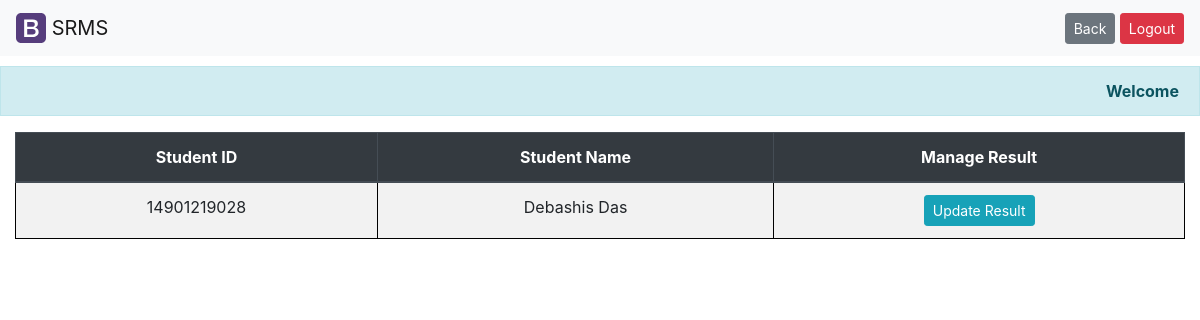
/teacher/dashboard.php, run on an earlier commit of the app's database.
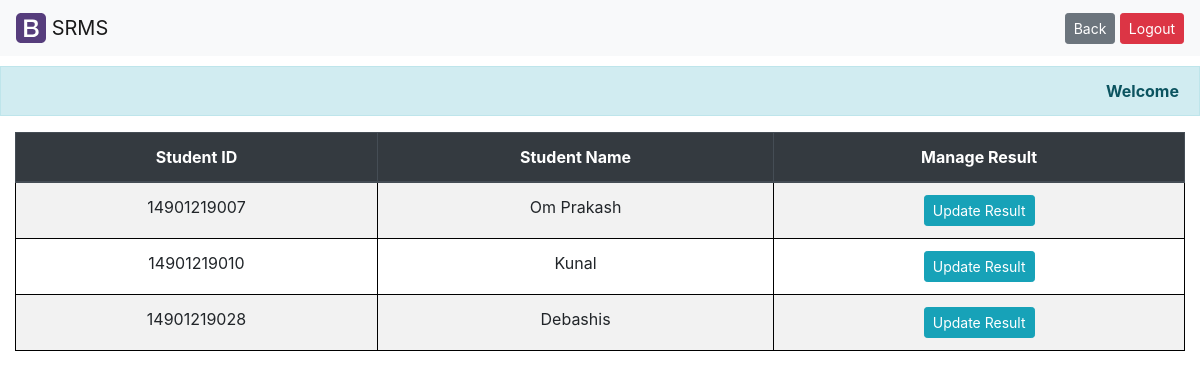
And on a later commit of the database.
### tables this page shows
create table stu_details ( roll bigint, course varchar(10), email varchar(50),  name varchar(50), password varchar(50));

### teacher/dashboard.php (the view, shortened to what this page needs)
<!DOCTYPE html>
<html lang="en">
<head>
	<link rel="stylesheet" href="https://cdn.jsdelivr.net/npm/bootstrap@4.6.1/dist/css/bootstrap.min.css">
</head>
<body>
	<?php include_once("nav.php"); ?>
	<div class="alert alert-info"><strong>Welcome <?php  ?></strong></div>
	<div class="container" style="max-width: 100% !important;">
		<div class="table-responsive">
		    <table class="table table-bordered table-striped table-hover table-condensed">
		    	<thead class="thead-dark">
		    		<tr><th>Student ID</th><th>Student Name</th><th>Manage Result</th></tr>
		    	</thead>
				<tbody>
				<?php
					include_once("../common/super_common.php");
					$result = mysqli_query($con,"select * from stu_details");
					while($row=mysqli_fetch_assoc($result))
					{
						echo "<tr>
							<td>".$row['roll']."</td>
							<td>".$row['name']."</td>
							<td><a href='moredetails.php?roll=".$row['roll']."' class='btn btn-info btn-sm' >Update Result</a></td>
						</tr>";
					}
				?>
				</tbody>
			</table>
		</div>
	</div>
</body>
</html>

### teacher/nav.php
<nav class="navbar navbar-light bg-light">
	<a class="navbar-brand"><img src="../css/bootstrap-solid.svg" height="30" class="d-inline-block align-top"> SRMS</a>
	<div class="my-sm-0">
		<a href="" id="back"><button type="button" class="btn btn-secondary btn-sm">Back</button></a>
		<a href="../logout.php"><button type="button" class="btn btn-danger btn-sm">Logout</button></a>
	</div>
</nav>

### teacher/dashboard.php (style rules this page uses)
.alert { margin-top: 10px; border-radius: 0px; text-align: right; }
tr { text-align: center; }
td { border: 1px solid black !important; }

What changed in the data, as far as the page shows it:
added stu_details: roll "14901219007", name "Om Prakash"
added stu_details: roll "14901219010", name "Kunal"
changed stu_details id 14901219028: name "Debashis Das" → "Debashis"
